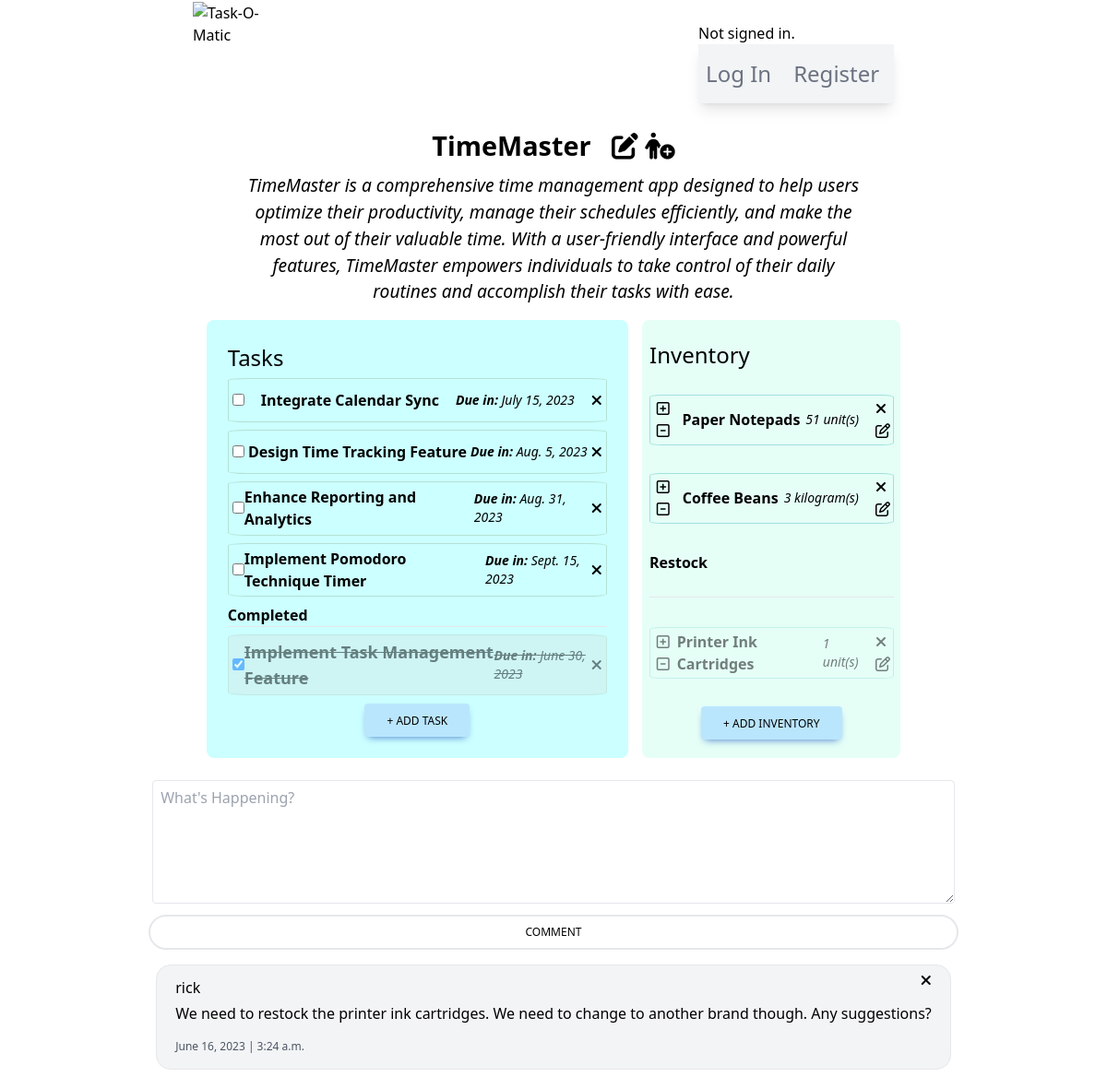
Page /project/19/ on the committed database.
### taskomatic/models.py (models this page shows, shortened)
class Project(models.Model):
    user = models.ForeignKey(User, on_delete=models.CASCADE)
    owner = models.CharField(max_length=80)
    projectName = models.CharField(max_length=160)
    projectDescription = models.CharField(max_length=350)
    hasDeadline = models.BooleanField(default=False)
    hasInventory = models.BooleanField(default=False)
    hasTasks = models.BooleanField(default=False)
    creationDate = models.DateField(null=True, blank=True)
    deadlineDate = models.DateField(null=True, blank=True)

class Tasks(models.Model):
    PRIORITY_LEVELS = [tuple([x,x]) for x in range(1,11)]
    projectId = models.ForeignKey(Project, on_delete=models.CASCADE)
    taskCreator = models.CharField(max_length=80)
    taskName = models.CharField(max_length=160)
    taskDescription = models.CharField(max_length=350)
    taskCompletion = models.BooleanField(default=False)
    taskDeadline = models.DateField(null=True, blank=True)
    taskImportance = models.PositiveIntegerField(default=PRIORITY_LEVELS[0], choices=PRIORITY_LEVELS, validators=[MinValueValidator(1), MaxValueValidator(10)])
    taskLimitAlert = models.DateField(null=True, blank=True)
    taskCreationDate = models.DateField(null=True, blank=True)

class Inventory(models.Model):
    UNITS_CATEGORIES = [
        ('UNIT', 'unit(s)'),
        ('%', 'percent'),
        ('KG', 'kilogram(s)'),
        ('CM', 'centimeter(s)')
    ]
    projectId = models.ForeignKey(Project, on_delete=models.CASCADE)
    itemName = models.CharField(max_length=160)
    itemDescription = models.CharField(max_length=350)
    itemQty = models.PositiveIntegerField(default=0, validators=[MinValueValidator(0)])
    itemUnit = models.CharField(max_length=20, choices=UNITS_CATEGORIES, default=UNITS_CATEGORIES[0][0])
    itemLimitAlert = models.IntegerField(null=True, blank=True)

class Comment(models.Model):
    project = models.ForeignKey(Project, on_delete=models.CASCADE)
    user = models.ForeignKey(User, on_delete=models.CASCADE)
    comment = models.CharField(max_length=280)
    date = models.DateField()
    time = models.TimeField()

class User(AbstractUser):
    pass

### taskomatic/views.py (the view, shortened to what this page needs)
# urls.py: path("project/<str:pk>/", views.project_view, name="projectPage"),
def project_view(request, pk):
    project = Project.objects.get(id=pk)
    tasks = Tasks.objects.filter(projectId = pk)
    inventory = Inventory.objects.filter(projectId = pk)
    comments = Comment.objects.filter(project=project).order_by('-id')
    taskForms = []
    for task in tasks:
        taskFormInstance = CompletionTaskForm(instance=task, task_id=task.id)
        taskForms.append(taskFormInstance)
    context = {
        'project': project,
        'tasks': tasks,
        'inventory': inventory,
        'comments': comments,
        'taskForm': TaskForm(),
        'taskForms': taskForms,
        'inventoryForm': InventoryForm(),
        'form': CommentForm()
    }
    return render(request, "taskomatic/projectPage.html", context)

### taskomatic/forms.py
class TaskForm(ModelForm):
    class Meta:
        model = Tasks
        fields = "__all__"
        widgets = {
            "projectId": HiddenInput(),
            "taskCreator": HiddenInput(),
            "taskName": TextInput(attrs={
            'class': "max-w-lg rounded border px-3 py-[0.32rem] mb-1 ml-2",
            'id': 'addTaskModalFormTitle',
            'placeholder': "Project Title"
            }),
            "taskDescription": Textarea(attrs={
            'class': 'rounded border px-3 py-[0.32rem] m-2',
            'id': 'addTaskModalFormDescription',
            'rows': "6",
            'placeholder': "Task details"
            }),
            'taskDeadline': DateInput(attrs=dict(type='date')),
            'taskLimitAlert': DateInput(attrs=dict(type='date')),
        }

class InventoryForm(ModelForm):
    class Meta:
        model = Inventory
        fields = "__all__"
        widgets = {
            "projectId": HiddenInput(),
            "itemName": TextInput(attrs={
            'class': "max-w-lg rounded border px-3 py-[0.32rem] mb-1 ml-2",
            'id': 'addInventoryModalFormTitle',
            'placeholder': "Item Name"
            }),
            "itemDescription": Textarea(attrs={
            'class': 'rounded border px-3 py-[0.32rem] m-2',
            'id': 'addInventoryModalFormDescription',
            'rows': "6",
            'placeholder': "Item Notes"
            }),
            'itemQty': NumberInput(attrs={
                'class': "border",
                'placeholder': "Amount"
            }),
            'itemLimitAlert': NumberInput(attrs={
                'class': "border mt-3",
                'placeholder': "Restock Limit"
            })
        }

### taskomatic/templates/taskomatic/projectPage.html (shortened to what this page needs)
{% extends "./layout.html" %}
{% load static %}
{% block body %}
<div id="projectPageMainContainer">
    <h2>
        {{ project.projectName }} &nbsp;
        <form style="display: inline-block;" method="POST" action="{% url 'editProject' %}" name="editForm">
            <i id="editIcon" class="fa-solid fa-pen-to-square cursor-pointer hover:text-sky-600" title="Edit Project"></i>
            <a href="{% url 'addMember' project.id %}">
                <i id="addMember" class="fa-solid fa-person-circle-plus cursor-pointer hover:text-sky-600" title="Add Member"></i>
            </a>
        </form>
    </h2>
    <p class="descriptiveParagraph">{{ project.projectDescription }}</p>
    <div id="tasksAndInventorySection">
        <span id="tasksContainer">
            <h3 class="mb-1">Tasks</h3>
            {% if project.hasTasks %}
                {% if tasks %}
                    {% for task in tasks %}
                    {% if task.taskCompletion == False %}
            <div class="taskInstancesContainer" id="taskInstancesContainer{{ task.id }}">
                <form method="POST" action="{% url 'handleTasks' 'complete' %}" name="completeTaskForm{{ task.id }}" id="{{ task.id }}">
                        {% for form in taskForms %}
                            {% if form.instance.id == task.id %}
                                {{ form.taskCompletion }}
                            {% endif %}
                        {% endfor %}
                </form>
                <span class="inline-block font-bold text-base">{{ task.taskName }}</span>
                <span class="inline-block font-medium italic text-sm"><b>Due in:</b> {{ task.taskDeadline }}</span>
                <span class="taskDeleteBtns">
                    <i class="fa-solid fa-xmark cursor-pointer hover:text-sky-600" data-pk="{{ task.id }}" title="Remove">{% csrf_token %}</i>
                </span>
            </div>
                    {% endif %}
                    {% endfor %}
                    <p class="font-bold">Completed</p>
                    <hr class="mb-2">
                    {% for task in tasks %}
                    {% if task.taskCompletion == True %}
            <div class="taskInstancesContainer" id="taskInstancesContainer{{ task.id }}">
                <form method="POST" action="{% url 'handleTasks' 'complete' %}" name="completeTaskForm{{ task.id }}" id="{{ task.id }}">
                        {% for form in taskForms %}
                            {% if form.instance.id == task.id %}
                                {{ form.taskCompletion }}
                            {% endif %}
                        {% endfor %}
                </form>
                <span class="inline-block font-bold text-lg">{{ task.taskName }}</span>
                <span class="inline-block font-medium italic text-sm"><b>Due in:</b> {{ task.taskDeadline }}</span>
                <span style="text-decoration: none;" class="taskDeleteBtns">
                    <i class="fa-solid fa-xmark cursor-pointer hover:text-sky-600" data-pk="{{ task.id }}" title="Remove">{% csrf_token %}</i>
                </span>
            </div>
                    {% endif %}
                    {% endfor %}
            <button type="button" class="addTaskButton inline-block rounded bg-sky-200 px-6 pb-2 pt-2.5 text-xs font-medium uppercase leading-normal
            text-black shadow-[0_4px_9px_-4px_#3b71ca] transition duration-150 ease-in-out hover:bg-sky-300 max-w-s self-center">
                + Add Task
            </button>
                {% endif %}
            {% else %}
            <p>Tasks are <b>disabled</b> of this project.</p>
            <p>Request project owner to enable this functionality.</p>
            {% endif %}
        </span>
        <span id="inventoryContainer">
            <h3>Inventory</h3>
            {% if project.hasInventory %}
                {% if inventory %}
                    {% for inventoryItem in inventory %}
                        {% if inventoryItem.itemQty > 0 and inventoryItem.itemLimitAlert == None or inventoryItem.itemQty > inventoryItem.itemLimitAlert and inventoryItem.itemLimitAlert != None %}
            <div class="inventoryInstancesContainer relative" id="inventoryInstanceContainer{{ inventoryItem.id }}">
                <span class="ml-1 pr-2 inline-block">
                    <a href="#" class="increment-btn"><p><i class="fa-regular fa-square-plus" data-pk="{{ inventoryItem.id }}">{% csrf_token %}</i></p></a>
                    <a href="#" class="decrement-btn"><p><i class="fa-regular fa-square-minus" data-pk="{{ inventoryItem.id }}">{% csrf_token %}</i></p></a>
                </span>
                <span class="inline-block font-bold">{{ inventoryItem.itemName }}</span>
                <span class="inline-block font-medium italic text-sm mr-3">
                    <span class="inline-block" id="qty{{inventoryItem.id}}">{{inventoryItem.itemQty}}</span>
                    {{inventoryItem.get_itemUnit_display}}
                </span>
                <span class="flex flex-col">
                    <span class="inventoryDeleteBtns">
                        <i class="fa-solid fa-xmark cursor-pointer hover:text-sky-600" data-pk="{{ inventoryItem.id }}" title="Remove">{% csrf_token %}</i>
                    </span>
                    <span class="inventoryEditBtns">
                        <i class="fa-regular fa-pen-to-square hover:text-sky-600 cursor-pointer" data-pk="{{ inventoryItem.id }}" title="Edit">{% csrf_token %}</i>
                    </span>
                </span>
            </div>
                        {% endif %}
                    {% endfor %}
            <p class="font-bold">Restock</p>
            <hr class="mb-2">
                    {% for inventoryItem in inventory %}
                        {% if inventoryItem.itemQty == 0 or inventoryItem.itemQty <= inventoryItem.itemLimitAlert %}
            <div class="inventoryInstancesContainer relative opacity-50" id="inventoryInstanceRestockContainer{{ inventoryItem.id }}">
                <span class="ml-1 pr-2 inline-block">
                    <a href="#" class="increment-btn"><p><i class="fa-regular fa-square-plus" data-pk="{{ inventoryItem.id }}">{% csrf_token %}</i></p></a>
                    <a href="#" class="decrement-btn"><p><i class="fa-regular fa-square-minus" data-pk="{{ inventoryItem.id }}">{% csrf_token %}</i></p></a>
                </span>
                <span class="inline-block font-bold">{{ inventoryItem.itemName }}</span>
                <span class="inline-block font-medium italic text-sm mr-3">
                    <span class="inline-block" id="qty{{inventoryItem.id}}">{{inventoryItem.itemQty}}</span>
                    {{inventoryItem.get_itemUnit_display}}
                </span>
                <span class="flex flex-col">
                    <span class="inventoryDeleteBtns">
                        <i class="fa-solid fa-xmark cursor-pointer hover:text-sky-600" data-pk="{{ inventoryItem.id }}" title="Remove">{% csrf_token %}</i>
                    </span>
                    <span class="inventoryEditBtns">
                        <i class="fa-regular fa-pen-to-square hover:text-sky-600 cursor-pointer" data-pk="{{ inventoryItem.id }}" title="Edit">{% csrf_token %}</i>
                    </span>
                </span>
            </div>
                        {% endif %}
                    {% endfor %}
            <button type="button" class="addInventoryButton inline-block rounded bg-sky-200 px-6 pb-2 pt-2.5 text-xs font-medium uppercase leading-normal
            text-black shadow-[0_4px_9px_-4px_#3b71ca] transition duration-150 ease-in-out hover:bg-sky-300 max-w-s self-center">
                + Add Inventory
            </button>
                {% endif %}
            {% else %}
            <p>Inventory is <b>disabled</b> of this project.</p>
            <p>Request project owner to enable this functionality.</p>
            {% endif %}
        </span>
    </div>
</div>
<div id="commentsProjectPageContainer">
    <form action="{% url 'projectPage' project.id %}" method="POST" class="commentForm">
        {{ form.comment|safe }}
        <input class="inline-block rounded-full border-2 border-sky
        px-6 pt-2 pb-[8px] mt-2 mb-2 text-xs font-medium uppercase leading-normal
        mb-1 hover:border-sky-600 cursor-pointer"
        id="commentButton" type="submit" value="Comment" name="commentBtn">
        {% for comment in comments %}
        <div class="bg-gray-100 m-2 border rounded-2xl px-5 py-2">
            <p style="display:inline-block" class="font-medium py-1">{{ comment.user }}</p>
            <i id="{{comment.id}}" class="fa-solid fa-xmark cursor-pointer deleteButton" style="float: right;"></i>
            <li class="list-none text-base mb-2">{{ comment.comment }}</li>
            <p class="text-gray-600 text-xs py-2">{{ comment.date }} | {{ comment.time }}</p>
        </div>
        {% endfor %}
    </form>
</div>
{% endblock %}

### taskomatic/static/taskomatic/styles.css (style rules this page uses)
html { font-size: 16px; }
* { margin: 0; padding: 0; box-sizing: border-box; }
h2 { font-size: 1.8rem !important; font-weight: 600 !important; }
h3 { font-size: 1.5rem !important; font-weight: 500 !important; }
#projectPageMainContainer { display: flex; flex-direction: column; align-items: center; width: 80%; margin: 0 auto; }
#commentsProjectPageContainer { display: flex; flex-direction: column; align-items: center; width: 80%; margin: 0.8rem auto; }
.commentForm { display: flex; flex-direction: column; }
.descriptiveParagraph { margin: 0.5rem; width: 70%; text-align: center; font-size: 1.2rem; font-style: italic; }
#tasksAndInventorySection { display: flex; justify-content: space-between; width: 80%; }
#tasksContainer { display: flex; flex-direction: column; justify-content: space-around; background-color: rgba(0, 255, 255, 0.2); border-radius: 0.5rem; min-height: 12rem; min-width: 14rem; width: 90%; margin: 1%; padding: 3%; }
#inventoryContainer { display: flex; flex-direction: column; justify-content: space-around; background-color: rgba(127, 255, 212, 0.2); border-radius: 0.5rem; min-height: 12rem; min-width: 17.5rem; margin: 1%; padding: 1%; }
.taskInstancesContainer { display: flex; justify-content: space-between; align-items: center; min-height: 3rem; border: 1px solid rgba(127, 155, 112, 0.3); border-radius: 5%; padding: 1%; margin-bottom: 2%; }
.taskCompleted { text-decoration: line-through; opacity: 0.5; background-color: rgba(211, 211, 211, 0.5); }
.inventoryInstancesContainer { display: flex; justify-content: space-between; align-items: center; min-height: 3rem; border: 1px solid rgba(0, 155, 155, 0.3); border-radius: 5%; padding: 1%; margin-bottom: 2%; }

### rows in the picture
Project: projectName "TimeMaster", projectDescription "TimeMaster is a comprehensive time management app designed to help users optimize their productivity, manage their schedules efficiently, and make the most out of their valuable time. With a user-friendly interface and powerful features, TimeMaster empowers individuals to take control of their daily routines and accomplish their tasks with ease."
Tasks: taskName "Integrate Calendar Sync", taskDeadline "July 15, 2023"
Tasks: taskName "Design Time Tracking Feature", taskDeadline "Aug. 5, 2023"
Tasks: taskName "Enhance Reporting and Analytics", taskDeadline "Aug. 31, 2023"
Tasks: taskName "Implement Pomodoro Technique Timer", taskDeadline "Sept. 15, 2023"
Tasks: taskCompletion "☑", taskName "Implement Task Management Feature", taskDeadline "June 30, 2023"
Inventory: itemName "Paper Notepads", itemQty "51", itemUnit "unit(s)"
Inventory: itemName "Coffee Beans", itemQty "3", itemUnit "kilogram(s)"
Inventory: itemName "Printer Ink Cartridges", itemQty "1", itemUnit "unit(s)"
Comment: user "rick", comment "We need to restock the printer ink cartridges. We need to change to another brand though. Any suggestions?", date "June 16, 2023", time "3:24 a.m."
